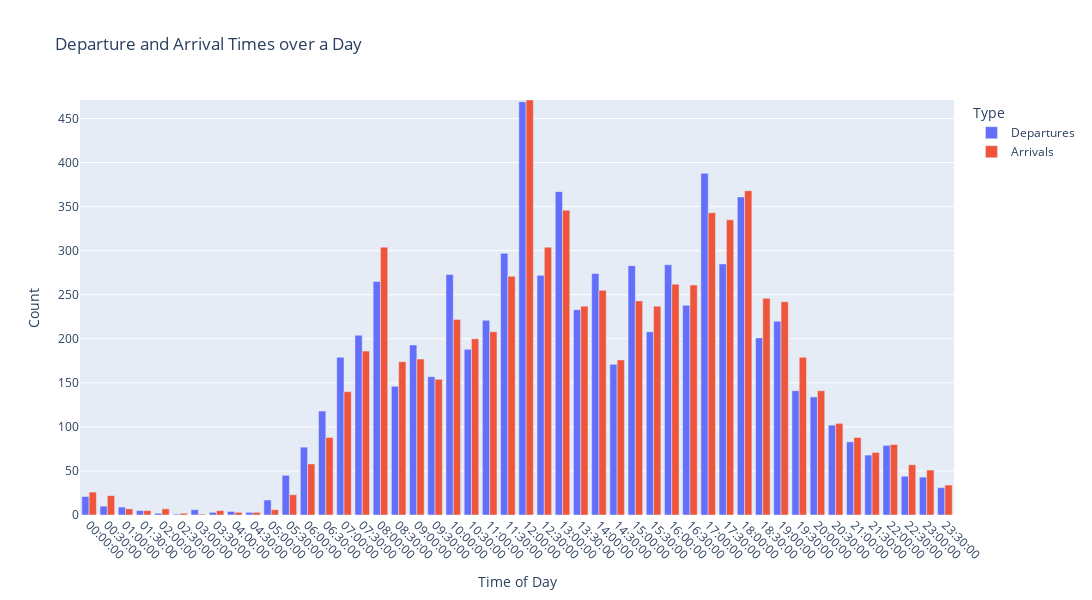

Notebook cell for this chart:
### Code cell
# Convert seconds to datetime and resample times to 15-minute bins
df_mz_trips['departure_time'] = pd.to_datetime(df_mz_trips['departure_time'], unit='s').dt.floor('30T').dt.time
df_mz_trips['arrival_time'] = pd.to_datetime(df_mz_trips['arrival_time'], unit='s').dt.floor('30T').dt.time

# Count occurrences in each 15-minute bin
departure_counts = df_mz_trips.groupby('departure_time').size().reset_index(name='Count')
departure_counts['Type'] = 'Departures'
departure_counts = departure_counts.rename(columns={'departure_time': 'Time'})

arrival_counts = df_mz_trips.groupby('arrival_time').size().reset_index(name='Count')
arrival_counts['Type'] = 'Arrivals'
arrival_counts = arrival_counts.rename(columns={'arrival_time': 'Time'})

# Combine data
time_counts = pd.concat([departure_counts, arrival_counts], axis=0)

# Plot using Plotly Express
fig = px.bar(time_counts, x='Time', y='Count', color='Type',
             title='Departure and Arrival Times over a Day',
             labels={'Count': 'Count', 'Time': 'Time of Day'},
             barmode='group')

# Customize x-axis ticks and scale y-axis
fig.update_xaxes(type='category', tickangle=45, dtick=1)
fig.update_yaxes(range=[0, time_counts['Count'].max()])

# Show plot
fig.update_layout(width=1200, height=600)
fig.show()

### Figure 1 — Plotly figure (JSON) as saved in the notebook; plotly's stock layout.template omitted (floating-point values rounded to 4 significant figures)
{"data": [{"alignmentgroup": "True", "hovertemplate": "Type=Departures<br>Time of Day=%{x}<br>Count=%{y}<extra></extra>", "legendgroup": "Departures", "marker": {"color": "#636efa", "pattern": {"shape": ""}}, "name": "Departures", "offsetgroup": "Departures", "orientation": "v", "showlegend": true, "textposition": "auto", "type": "bar", "x": ["00:00:00", "00:30:00", "01:00:00", "01:30:00", "02:00:00", "02:30:00", "03:00:00", "03:30:00", "04:00:00", "04:30:00", "05:00:00", "05:30:00", "06:00:00", "06:30:00", "07:00:00", "07:30:00", "08:00:00", "08:30:00", "09:00:00", "09:30:00", "10:00:00", "10:30:00", "11:00:00", "11:30:00", "12:00:00", "12:30:00", "13:00:00", "13:30:00", "14:00:00", "14:30:00", "15:00:00", "15:30:00", "16:00:00", "16:30:00", "17:00:00", "17:30:00", "18:00:00", "18:30:00", "19:00:00", "19:30:00", "20:00:00", "20:30:00", "21:00:00", "21:30:00", "22:00:00", "22:30:00", "23:00:00", "23:30:00"], "xaxis": "x", "y": [21, 10, 9, 5, 2, 1, 6, 3, 4, 3, 17, 45, 77, 118, 179, 204, 265, 146, 193, 157, 273, 188, 221, 297, 469, 272, 367, 233, 274, 171, 283, 208, 284, 238, 388, 285, 361, 201, 220, 141, 134, 102, 83, 68, 79, 44, 43, 31], "yaxis": "y"}, {"alignmentgroup": "True", "hovertemplate": "Type=Arrivals<br>Time of Day=%{x}<br>Count=%{y}<extra></extra>", "legendgroup": "Arrivals", "marker": {"color": "#EF553B", "pattern": {"shape": ""}}, "name": "Arrivals", "offsetgroup": "Arrivals", "orientation": "v", "showlegend": true, "textposition": "auto", "type": "bar", "x": ["00:00:00", "00:30:00", "01:00:00", "01:30:00", "02:00:00", "02:30:00", "03:00:00", "03:30:00", "04:00:00", "04:30:00", "05:00:00", "05:30:00", "06:00:00", "06:30:00", "07:00:00", "07:30:00", "08:00:00", "08:30:00", "09:00:00", "09:30:00", "10:00:00", "10:30:00", "11:00:00", "11:30:00", "12:00:00", "12:30:00", "13:00:00", "13:30:00", "14:00:00", "14:30:00", "15:00:00", "15:30:00", "16:00:00", "16:30:00", "17:00:00", "17:30:00", "18:00:00", "18:30:00", "19:00:00", "19:30:00", "20:00:00", "20:30:00", "21:00:00", "21:30:00", "22:00:00", "22:30:00", "23:00:00", "23:30:00"], "xaxis": "x", "y": [26, 22, 7, 5, 7, 2, 1, 5, 3, 3, 6, 23, 58, 88, 140, 186, 304, 174, 177, 154, 222, 200, 208, 271, 471, 304, 346, 237, 255, 176, 243, 237, 262, 261, 343, 335, 368, 246, 242, 179, 141, 104, 88, 71, 80, 57, 51, 34], "yaxis": "y"}], "layout": {"barmode": "group", "height": 600, "legend": {"title": {"text": "Type"}, "tracegroupgap": 0}, "title": {"text": "Departure and Arrival Times over a Day"}, "width": 1200, "xaxis": {"anchor": "y", "domain": [0, 1], "dtick": 1, "tickangle": 45, "title": {"text": "Time of Day"}, "type": "category"}, "yaxis": {"anchor": "x", "domain": [0, 1], "range": [0, 471], "title": {"text": "Count"}}}}
